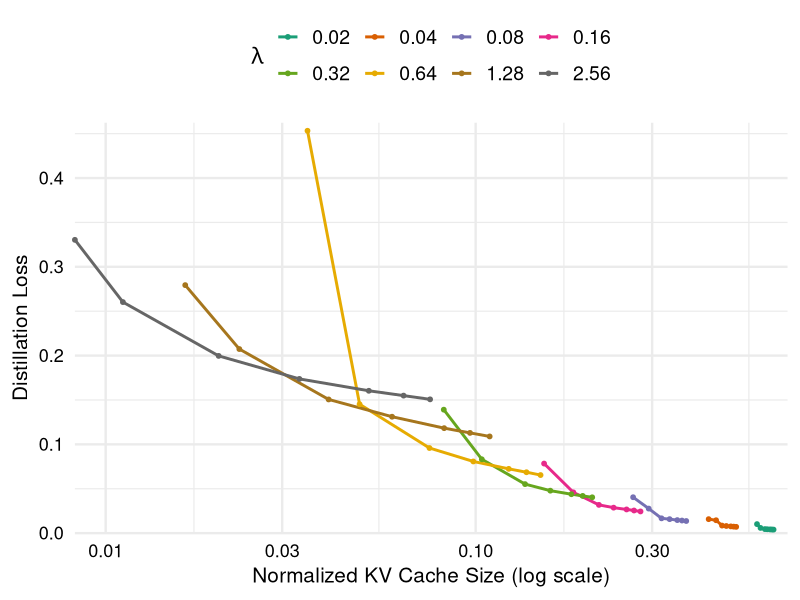

Recreate this plot in R.
library(tidyverse)

data <- read_csv("data/threshold.csv") %>%
  arrange(lambda, threshold) %>%
  mutate(lambda = factor(lambda, levels = sort(unique(lambda))))

fig <- ggplot(data, aes(x = kv_size, y = distill_loss, colour = lambda)) +
  geom_line(linewidth = 1) +
  geom_point(size = 1.3) +
  scale_colour_brewer(palette = "Dark2") +
  scale_x_log10(
    breaks = scales::log_breaks(n = 6),
    expand = expansion(mult = c(0, 0.02))
  ) +
  scale_y_continuous(
    limits = c(0, NA),
    breaks = scales::pretty_breaks(n = 6),
    expand = expansion(mult = c(0, 0.02))
  ) +
  guides(colour = guide_legend(nrow = 2, byrow = TRUE)) +
  labs(
    x = "Normalized KV Cache Size (log scale)",
    y = "Distillation Loss",
    colour = expression(lambda)
  ) +
  coord_cartesian(clip = "off") +
  theme_minimal(base_size = 18) +
  theme(
    legend.position = "top",
    legend.title = element_text(size = 16),
    legend.text = element_text(size = 14),
    axis.text.x = element_text(size = 13, colour = "black"),
    axis.text.y = element_text(size = 13, colour = "black"),
    axis.title.x = element_text(size = 15),
    axis.title.y = element_text(size = 15),
  )

ggsave("threshold.pdf", fig, width = 6.0, height = 4.0, units = "in")
